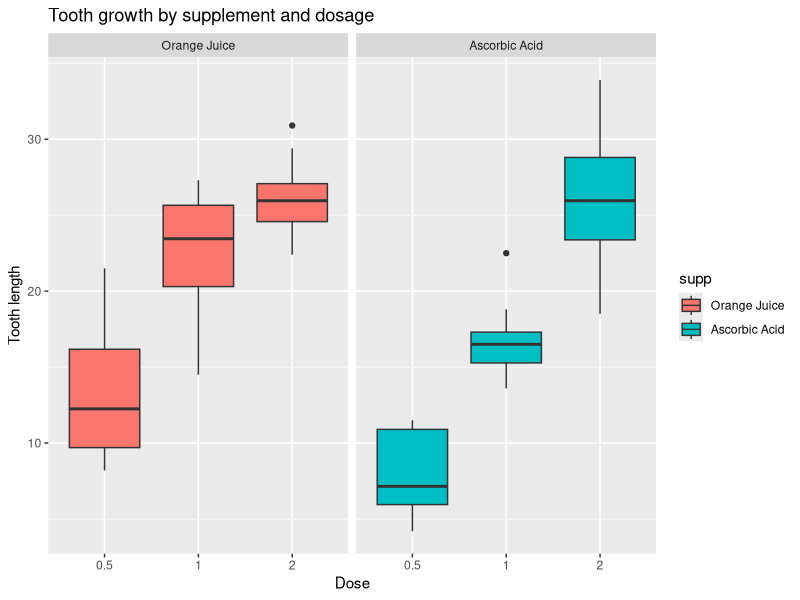

Generate this figure with R:
## ---- chunk 1
knitr::opts_chunk$set(echo = TRUE,fig.width=10,fig.height=6,cache=TRUE)
set.seed(1040)

## ---- chunk 2
library(ggplot2)
## ---- chunk 3
str(ToothGrowth)
summary(ToothGrowth[ToothGrowth$supp == 'OJ',])
summary(ToothGrowth[ToothGrowth$supp == 'VC',])
levels(ToothGrowth$supp) <- c('Orange Juice','Ascorbic Acid')
xtabs(ToothGrowth$len ~ ToothGrowth$dose + ToothGrowth$supp)/c(10,10,10)


ggplot(ToothGrowth,aes(x=factor(dose),y=len)) + geom_boxplot(aes(fill=supp)) +labs(title = 'Tooth growth by supplement and dosage',x='Dose',y='Tooth length') + facet_grid(.~supp)  
       
       

## ---- chunk 4

t.test(data=ToothGrowth,len ~ supp,alternative='two.sided',conf.int=.95)


t.test(len ~ supp,data=subset(ToothGrowth,dose==0.5),alternative='two.sided')


t.test(len ~ supp,data=subset(ToothGrowth,dose==1),alternative='two.sided')


t.test(len ~ supp,data=subset(ToothGrowth,dose==2),alternative='two.sided')


